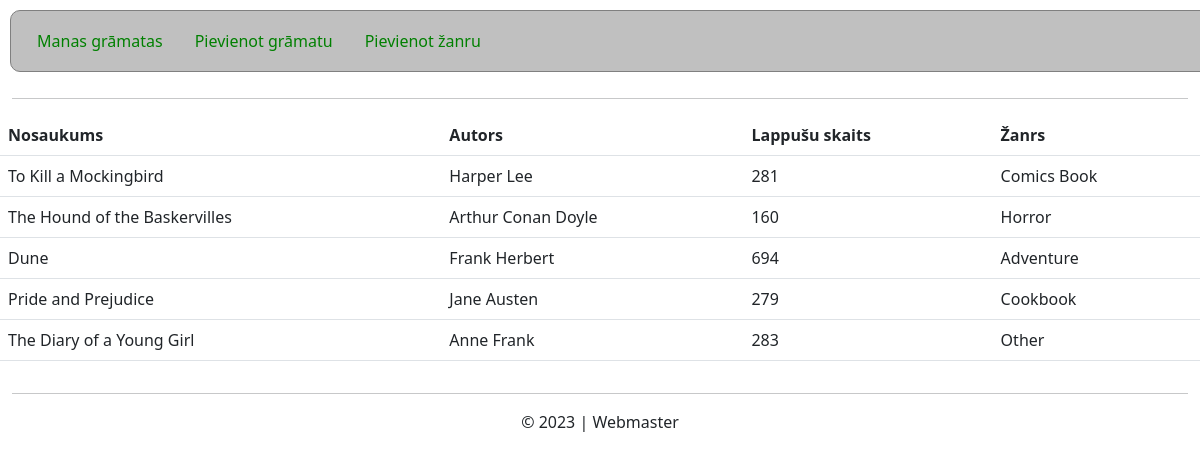
Before: / with the older database file.
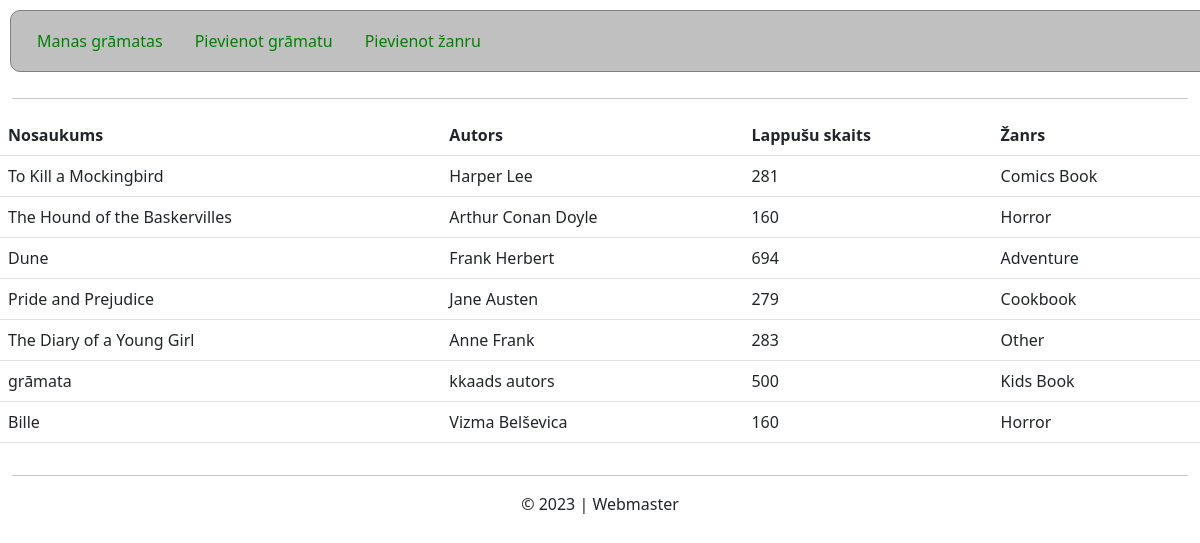
After: the same page with the newer database file.
### tables this page shows
CREATE TABLE "Books" (
	"book_id"	TEXT NOT NULL,
	"author"	TEXT NOT NULL,
	"name"	TEXT NOT NULL,
	"pages"	INTEGER NOT NULL,
	"genre_id"	TEXT NOT NULL,
	FOREIGN KEY("genre_id") REFERENCES "Genres"("genre_id"),
	PRIMARY KEY("book_id")
);

CREATE TABLE "Genres" (
	"genre_id"	TEXT NOT NULL,
	"name"	TEXT NOT NULL,
	PRIMARY KEY("genre_id")
);

### app.py (the view)
@app.route("/sakums", methods = ["GET", "POST"])
@app.route("/", methods = ["GET", "POST"])
def index():
    if request.method == "POST":
        pass
    else:
        sql = """
            SELECT
            Books.book_id,
            Books.author,
            Books.name AS book_name,
            Books.pages,
            Genres.name AS genre_name
            FROM Books
            JOIN Genres ON Genres.genre_id = Books.genre_id;
            """
        res = cur.execute(sql)
        books = res.fetchall()
        pprint(books)
        return render_template("books.html", mybooks=books)

### templates/books.html (shortened to what this page needs)
{% extends "layout.html" %}
{% block main_content %}
    <table class="table">
        <tr>
            <th>Nosaukums</th>
            <th>Autors</th>
            <th>Lappušu skaits</th>
            <th>Žanrs</th>
        </tr>
        {% if mybooks != None %}
            {% for book in mybooks %}
                <tr>
                    <td>{{ book["book_name"] }}</td>
                    <td>{{ book["author"] }}</td>
                    <td>{{ book["pages"] }}</td>
                    <td>{{ book["genre_name"] }}</td>
                </tr>
            {% endfor %}
        {% else %}
                <tr>
                    <td style="text-align: center;" colspan="4">Nav nevienas grāmatas</td>
                </tr>
        {% endif %}
    </table>
{% endblock %}

### templates/layout.html (shortened to what this page needs)
<!DOCTYPE html>
<html lang="lv">
<head>
    <link href="https://cdn.jsdelivr.net/npm/bootstrap@5.2.1/dist/css/bootstrap.min.css" rel="stylesheet">
    <link rel="stylesheet" href="{{ url_for('static', filename='css/main_styles.css') }}">
</head>
<body>
    <div class="container-fluid">
        <div class="row">
            <ul class="nav">
                <li class="nav-item">
                  <a class="nav-link" aria-current="page" href="/sakums">Manas grāmatas</a>
                </li>
                <li class="nav-item">
                  <a class="nav-link" href="/pievienot_gramatu">Pievienot grāmatu</a>
                </li>
                <li class="nav-item">
                    <a class="nav-link" href="/pievienot_zanru">Pievienot žanru</a>
                </li>
              </ul>
        </div>
        <hr>
        <div class="row">
            {% block main_content %}{% endblock %}
        </div>
        <hr>
        <div class="row justify-content-center footer">
            © 2023 | Webmaster
        </div>
    </div>
</body>
</html>

### static/css/main_styles.css (style rules this page uses)
ul.nav { background-color: silver; border-radius: 10px; padding: 10px; margin: 10px; border: 1px solid grey; }
ul.nav a { color: green; }

Changed rows visible on the page:
added Books: book_name "grāmata", author "kkaads autors", pages "500", genre_name "Kids Book"
added Books: book_name "Bille", author "Vizma Belševica", pages "160", genre_name "Horror"
